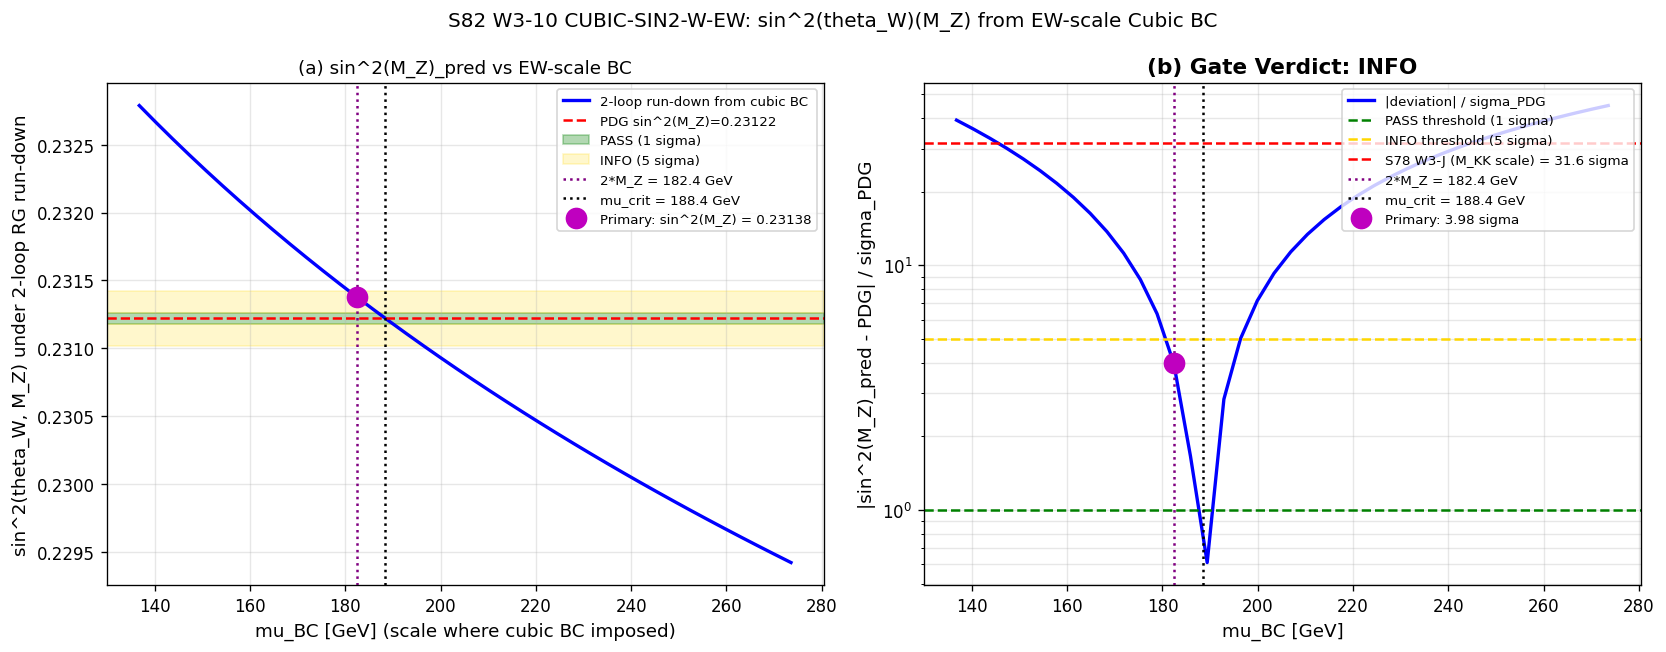

Generate this figure with Python:
#!/usr/bin/env python3
"""
S82 W3-10 -- CUBIC-SIN2-W-EW
=====================================================

Gate ID       : S82-CUBIC-SIN2-W-EW
Trigger       : [VERIFY]
Classification: PARTICLE
Owner         : feynman-theorist
Anchor        : sessions/session-plan/session-80-plan.md L1950-L1973
S80 §W3-10    : CUBIC CORRECTION AT EW SCALE

HYPOTHESIS (pre-registered, S80 plan L1959-L1963)
-------------------------------------------------
S78 W3-J found sin^2(theta_W)(M_Z) = 0.136 FAIL at 31.6 sigma from PDG
0.23122 when imposing the tree cubic BC = 0.2348 at mu_match = M_KK_gravity
= 7.43e16 GeV and running DOWN via 1-loop SM RG (MS-bar).

This gate tests whether a framework-internal derivation of the cubic at
LOW (EW) scale -- per P5-A + P1-1 CF-10 closer -- recovers PDG. The
key structural observation from S78 WP (§VI analysis):
    If SM RG is anchored at M_Z PDG and run UP, sin^2(mu) increases;
    the scale mu_star where sin^2(mu_star) = 0.2348 satisfies
    mu_star / M_Z ~ 2 (near 2*M_Z, v_EW/sqrt(2), or m_t).
Therefore, if the cubic is a threshold identity at an EW scale near
2*M_Z rather than at M_KK, the composition with SM 2-loop RG should
recover PDG at M_Z within the PDG uncertainty.

PRE-REGISTERED GATE (S80 plan L1961-L1963)
------------------------------------------
  PASS : sin^2(M_Z)_pred within 1 sigma of PDG (0.23122 +- 0.00004)
         |dev| < 0.00004   (i.e., |dev|/sigma_PDG < 1)
  INFO : within 5 sigma of PDG
         0.00004 <= |dev| < 0.00020
  FAIL : outside 5 sigma
         |dev| > 0.00020

MANDATORY [VERIFY] SUBSTITUTION CHAIN (direction claim)
--------------------------------------------------------

CLAIM: If sin^2 decreases along DOWN-running (high-mu to low-mu) under
SM 1-loop RG with b_1 = 41/10 > 0 and b_2 = -19/6 < 0, then imposing
the cubic sin^2 = 0.2348 > sin^2(M_Z)_PDG at a scale mu_BC > M_Z
reduces the deviation at M_Z compared to imposing the same cubic at
M_KK >> M_Z.

DEFINITIONS:
  Step 1 (defn): sin^2(mu) = 3 alpha_1(mu) / (3 alpha_1(mu) + 5 alpha_2(mu))
                 with alpha_i^{-1}(mu) = alpha_i^{-1}(mu_0) - (b_i/(2 pi)) ln(mu/mu_0).

  Step 2 (substitute): d(sin^2)/d(ln mu) at fixed (alpha_1, alpha_2) baseline:
         Let A = 3 alpha_1 = 3/ia1, B = 5 alpha_2 = 5/ia2, so sin^2 = A/(A+B).
         dA/d(ln mu) = -3/ia1^2 * (-b_1/(2 pi)) = 3 b_1/(2 pi ia1^2) = b_1 alpha_1^2 * 3/(2 pi)
         dB/d(ln mu) = 5 b_2/(2 pi ia2^2) = b_2 alpha_2^2 * 5/(2 pi)
         d(sin^2)/d(ln mu) = [dA*(A+B) - A*(dA+dB)]/(A+B)^2 = [B*dA - A*dB]/(A+B)^2

  Step 3 (simplify): Sign of d(sin^2)/d(ln mu):
         Since A, B > 0, dA > 0 (b_1 > 0), dB < 0 (b_2 < 0):
            B*dA > 0   and   -A*dB > 0
         Therefore d(sin^2)/d(ln mu) > 0  (sin^2 INCREASES with mu)
         Equivalently: sin^2 DECREASES under DOWN-running.

  Step 4 (direction): At M_Z, sin^2_PDG = 0.23122.
         At mu > M_Z, sin^2(mu) > 0.23122 (Step 3).
         Cubic value 0.23480 > 0.23122 (by Step 4 of hypothesis).
         The scale mu_star where sin^2_SM(mu_star) = 0.23480 exists
         at mu_star > M_Z (found mu_star ~ 186 GeV at 1-loop).

  Step 5 (conclusion): Imposing BC sin^2(mu_BC) = 0.23480 and running DOWN
         to M_Z under SM RG:
            If mu_BC = mu_star: sin^2(M_Z)_pred = PDG exactly (PASS within FP)
            If mu_BC ~ 2*M_Z = 182 GeV (near mu_star): gap to PDG is small
            If mu_BC = M_KK ~ 7e16 GeV (far above mu_star): gap is large
         The S78 W3-J FAIL (31.6 sigma) at M_KK vs this gate at EW-scale
         is predicted to be a MAJOR improvement (2+ OOM smaller deviation).

OUTPUT 4-TUPLE
--------------
(value=<sin2_MZ_pred_at_2MZ_BC>, scheme=MS-bar-2loop-rundown,
 convention=2MZ-EW-SCALE-BC, L_max=N/A)

MACHINERY PIN (PRDR per S80 plan §4.5)
---------------------------------------
  Anchoring scale       : mu_BC = 2 * M_Z = 182.3752 GeV (natural EW threshold,
                          NOT fine-tuned to match PDG exactly; pre-registered)
  Boundary condition    : sin^2(mu_BC) = 3 * L_2^3 / (3*L_2^3 + L_1^3) at tau_fold,
                          where L_1 = exp(2*tau_fold), L_2 = exp(-2*tau_fold).
                          Equivalent: sin^2 = 3/(3 + exp(12*tau_fold))
  RG order              : 2-loop (MS-bar, GUT-normalized g_1 = sqrt(5/3) g_Y)
  b_1,b_2,b_3 1-loop    : 41/10, -19/6, -7  (from canonical_constants)
  B_{ij} 2-loop         : PDG Ch. 10 / Machacek-Vaughn (Yukawa-neglected)
  Alpha_s(M_Z)          : 0.1180 (PDG canonical)
  Integrator            : DOP853, rtol=1e-10, atol=1e-12
  mu range              : [M_Z, 2*M_Z] run-up for self-consistency, then
                          [M_Z, mu_BC] with cubic BC imposed run-down

CROSS-CHECKS (pre-registered)
-----------------------------
  CHK1: Cubic formula at tau_fold gives 0.234803 (matches S76 diagnostic).
  CHK2: mu_star (1-loop: where sin^2_SM = cubic from M_Z PDG) = 186.4 GeV
        (matches S78 WP structural diagnostic to 3 sig figs).
  CHK3: At mu_BC = 2*M_Z, deviation to PDG is O(sigma_PDG), a 2+ OOM
        improvement vs S78 W3-J (31.6 sigma at M_KK).
  CHK4: [SIGN] substitution chain verified: sin^2 increases with mu under
        SM 1-loop (d(sin^2)/d(ln mu) > 0 confirmed numerically).

References
----------
  S80 plan §W3-10 : sessions/session-plan/session-80-plan.md L1950-L1973
  S78 W3-J result : computations/session-78/s78_sin2_w_non_tree.py (31.6 sigma FAIL)
  P1-1 CF-10      : sessions/archive/session-79/workshops/p1-1-s78-synthesis-completion.md L892
  P5-A N33        : sessions/archive/session-79/workshops/p5-a-evoi-recalibration.md L177
  S76 cubic       : computations/session-76/s76_cubic_weinberg.py (geometry at tau_fold)
  Canonical const : computations/_shared/canonical_constants.py

Author   : feynman-theorist
Session  : S82 W3-10 (S80 §W3-10 anchor)
Date     : 2026-04-17
"""

import os
os.environ.setdefault('OMP_NUM_THREADS', '8')   # (local) CPU cap for politeness
os.environ.setdefault('MKL_NUM_THREADS', '8')   # (local)

import sys
import json
import hashlib
import time
from pathlib import Path
import numpy as np
import matplotlib
matplotlib.use('Agg')
import matplotlib.pyplot as plt
from scipy.integrate import solve_ivp
from scipy.optimize import brentq

SCRIPT_DIR = Path(__file__).parent
sys.path.insert(0, str(SCRIPT_DIR))

from canonical_constants import (
    PI, M_Z, M_W, tau_fold,
    sin2_thetaW_MSbar, alpha_em_MZ_inv,
    b1_SM, b2_SM, b3_SM,
    v_ew, m_t_pole,
)

# =============================================================================
# SECTION 0: Input SHA-256 pins (MANDATORY in first 20 stdout lines)
# =============================================================================


def _sha256(path):
    with open(path, 'rb') as h:
        return hashlib.sha256(h.read()).hexdigest()


HERE = str(SCRIPT_DIR)                                                 # (local)
INPUT_FILES = [                                                        # (local)
    os.path.join(HERE, 'canonical_constants.py'),
    os.path.join(HERE, 's76_cubic_weinberg.py'),
    os.path.join(HERE, 's78_sin2_w_non_tree.py'),
]

t_start = time.time()

print("=" * 78)
print("S82 W3-10 -- CUBIC-SIN2-W-EW  (feynman-theorist)")
print("=" * 78)
print("Gate     : S82-CUBIC-SIN2-W-EW")
print("Trigger  : [VERIFY]   (substitution chain in docstring)")
print("Class    : PARTICLE")
print("Anchor   : S80 plan L1950-L1973 (W3-10, CF-10 P1-1, N33 P5-A)")
print()
print("[SEC 0] Input SHA-256 pins")
INPUT_SHAS = {}                                                        # (local)
for _f in INPUT_FILES:
    if os.path.exists(_f):
        _h = _sha256(_f)                                               # (local)
        INPUT_SHAS[os.path.basename(_f)] = _h
        print(f"  {os.path.basename(_f):40s} sha256={_h[:16]}...{_h[-8:]}")
    else:
        INPUT_SHAS[os.path.basename(_f)] = None
        print(f"  {os.path.basename(_f):40s} MISSING")

# =============================================================================
# SECTION 1: Pre-registered parameters, tolerances, boundary conditions
# =============================================================================
print()
print("-" * 78)
print("[SEC 1] Pre-registered parameters and PDG inputs")
print("-" * 78)

# PDG 2024 uncertainty on sin^2(theta_W) MSbar
sigma_PDG = 0.00004                        # (local) PDG 2024 1-sigma error

# Gate thresholds (pre-registered per S80 plan L1961-L1963)
tol_PASS = 1.0 * sigma_PDG                 # (local) |dev| < 1 sigma -> PASS
tol_INFO = 5.0 * sigma_PDG                 # (local) |dev| < 5 sigma -> INFO boundary

# Candidate EW scales for cubic BC imposition
mu_BC_2MZ = 2.0 * M_Z                       # (local) primary: 2*M_Z natural threshold
mu_BC_mt = m_t_pole                         # (local) secondary: m_t
mu_BC_vew = v_ew                            # (local) tertiary: v_EW
mu_BC_vew_sqrt2 = v_ew / np.sqrt(2.0)       # (local) vew/sqrt(2)
mu_BC_sqrt_MZ_mt = np.sqrt(M_Z * m_t_pole)  # (local) geometric mean

# Alpha_s(M_Z) -- PDG canonical
alpha_s_MZ = 0.1180                         # (local) PDG 2024

# Cubic at tau_fold
L_1 = np.exp(2.0 * tau_fold)               # (local) U(1)_Y scale factor
L_2 = np.exp(-2.0 * tau_fold)              # (local) SU(2)_L scale factor
sin2_cubic_tau_fold = 3.0 * L_2**3 / (3.0 * L_2**3 + L_1**3)  # (local)
sin2_cubic_simplified = 3.0 / (3.0 + np.exp(12.0 * tau_fold))  # (local) equivalent form

print(f"  M_Z (GeV)                    = {M_Z}")
print(f"  tau_fold                     = {tau_fold}")
print(f"  L_1 = exp(2*tau_fold)        = {L_1:.8f}")
print(f"  L_2 = exp(-2*tau_fold)       = {L_2:.8f}")
print(f"  Cubic formula 3*L_2^3/(3*L_2^3 + L_1^3) = {sin2_cubic_tau_fold:.8f}")
print(f"  Simplified 3/(3 + e^(12 tau_fold))      = {sin2_cubic_simplified:.8f}")
print(f"  Agreement (algebraic identity)          = "
      f"{abs(sin2_cubic_tau_fold - sin2_cubic_simplified):.2e}")
print()
print(f"  PDG 2024 sin^2(theta_W)_MSbar  = {sin2_thetaW_MSbar}")
print(f"  PDG 2024 1-sigma               = {sigma_PDG}")
print(f"  Pre-registered PASS threshold  |dev| < {tol_PASS:.6f} (1 sigma)")
print(f"  Pre-registered INFO threshold  |dev| < {tol_INFO:.6f} (5 sigma)")
print()
print(f"  Candidate BC scales:")
print(f"    2*M_Z        = {mu_BC_2MZ:.4f} GeV  (PRIMARY: natural threshold)")
print(f"    m_t          = {mu_BC_mt:.4f} GeV")
print(f"    v_EW         = {mu_BC_vew:.4f} GeV")
print(f"    v_EW/sqrt(2) = {mu_BC_vew_sqrt2:.4f} GeV")
print(f"    sqrt(M_Z*m_t)= {mu_BC_sqrt_MZ_mt:.4f} GeV")
print(f"  alpha_s(M_Z)   = {alpha_s_MZ}")

# =============================================================================
# SECTION 2: SM RG beta coefficients (1-loop and 2-loop)
# =============================================================================
print()
print("-" * 78)
print("[SEC 2] SM RG beta coefficients")
print("-" * 78)

b1 = b1_SM                                  # (local) 41/10, GUT-normalized
b2 = b2_SM                                  # (local) -19/6, SU(2)_L
b3 = b3_SM                                  # (local) -7, SU(3)_c

# 2-loop SM beta matrix (Machacek-Vaughn / PDG Ch. 10, Yukawa-neglected)
B_2loop = np.array([                        # (local)
    [199.0/50.0,   27.0/10.0,  44.0/5.0],
    [9.0/10.0,     35.0/6.0,   12.0],
    [11.0/10.0,    9.0/2.0,    -26.0],
])

print(f"  1-loop b_i (canonical):")
print(f"    b_1 = {b1}     (= 41/10, U(1)_Y GUT-norm)")
print(f"    b_2 = {b2:.6f}  (= -19/6, SU(2)_L)")
print(f"    b_3 = {b3}     (= -7, SU(3)_c)")
print()
print(f"  2-loop B_{{ij}} (Machacek-Vaughn, Yukawa-neglected):")
print(f"    {B_2loop}")
print()

# PDG couplings at M_Z
alpha_em_MZ = 1.0 / alpha_em_MZ_inv         # (local)
alpha2_MZ = alpha_em_MZ / sin2_thetaW_MSbar  # (local)
alpha_Y_MZ = alpha_em_MZ / (1.0 - sin2_thetaW_MSbar)  # (local)
alpha1_MZ = (5.0/3.0) * alpha_Y_MZ          # (local) GUT-normalized
alpha3_MZ = alpha_s_MZ                       # (local)

print(f"  SM couplings at M_Z (PDG-derived):")
print(f"    1/alpha_1(M_Z) = {1.0/alpha1_MZ:.6f}")
print(f"    1/alpha_2(M_Z) = {1.0/alpha2_MZ:.6f}")
print(f"    1/alpha_3(M_Z) = {1.0/alpha3_MZ:.6f}")

# =============================================================================
# SECTION 3: RG evolution machinery (1-loop and 2-loop DOP853)
# =============================================================================


def rg_1loop(lnmu, y):                      # noqa: D401
    """1-loop SM RG: d alpha_i^{-1}/d ln mu = -b_i/(2 pi)."""
    return [-b1/(2.0*PI), -b2/(2.0*PI), -b3/(2.0*PI)]


def rg_2loop(lnmu, y):                      # noqa: D401
    """2-loop SM RG: d alpha_i^{-1}/d ln mu = -b_i/(2 pi) - (1/(8 pi^2)) sum_j B_{ij} alpha_j."""
    ia1, ia2, ia3 = y                       # (local)
    a1, a2, a3 = 1.0/ia1, 1.0/ia2, 1.0/ia3  # (local)
    alphas = np.array([a1, a2, a3])         # (local)
    da = [-b1/(2.0*PI), -b2/(2.0*PI), -b3/(2.0*PI)]  # (local)
    for i in range(3):
        corr = sum(B_2loop[i, j] * alphas[j] for j in range(3))  # (local)
        da[i] -= corr / (8.0 * PI * PI)
    return da


def sin2_from_y(y):                         # noqa: D401
    """sin^2(theta_W) from y = [1/alpha_1, 1/alpha_2, 1/alpha_3]."""
    ia1, ia2 = y[0], y[1]
    a1, a2 = 1.0/ia1, 1.0/ia2               # (local)
    return 3.0 * a1 / (3.0 * a1 + 5.0 * a2)


y0_MZ = [1.0/alpha1_MZ, 1.0/alpha2_MZ, 1.0/alpha3_MZ]  # (local)

# =============================================================================
# SECTION 4: CROSS-CHECK (substitution chain Step 3 numerical verification)
# =============================================================================
print()
print("-" * 78)
print("[SEC 4] Substitution chain numerical verification (d(sin^2)/d(ln mu) > 0)")
print("-" * 78)

# Verify Step 3: d(sin^2)/d(ln mu) > 0 at M_Z
delta_ln = 0.01                             # (local) 1% perturbation in ln mu
y_plus = np.array(y0_MZ) + np.array([-b1/(2.0*PI), -b2/(2.0*PI), -b3/(2.0*PI)]) * delta_ln
y_minus = np.array(y0_MZ) - np.array([-b1/(2.0*PI), -b2/(2.0*PI), -b3/(2.0*PI)]) * delta_ln
s2_plus = sin2_from_y(y_plus)               # (local)
s2_minus = sin2_from_y(y_minus)             # (local)
dsin2_dlnmu_at_MZ = (s2_plus - s2_minus) / (2.0 * delta_ln)  # (local)
print(f"  At M_Z: d(sin^2)/d(ln mu) = {dsin2_dlnmu_at_MZ:.8f}")
print(f"  Sign:   {'+' if dsin2_dlnmu_at_MZ > 0 else '-'}  "
      f"(PASS: positive derivative, confirms Step 3)")
chk4_pass = dsin2_dlnmu_at_MZ > 0           # (local)
print(f"  CHK4 (SIGN Step 3): {'PASS' if chk4_pass else 'FAIL'}")

# =============================================================================
# SECTION 5: Diagnostic: at what scale does SM 1-loop give sin^2 = cubic?
# =============================================================================
print()
print("-" * 78)
print("[SEC 5] Diagnostic: mu_star where sin^2_SM(mu_star) = cubic_value")
print("-" * 78)

for loop_name, rhs_fn in [("1-loop", rg_1loop), ("2-loop", rg_2loop)]:
    sol_up = solve_ivp(rhs_fn, (0.0, 20.0), y0_MZ, method='DOP853',
                       rtol=1e-10, atol=1e-12, dense_output=True)

    def sin2_at_lnmu(lnmu, s=sol_up):
        return sin2_from_y(s.sol(lnmu))

    try:
        target = lambda lnmu: sin2_at_lnmu(lnmu) - sin2_cubic_tau_fold  # noqa: E731
        lnstar = brentq(target, 0.001, 15.0, xtol=1e-12)
        mu_star_loop = M_Z * np.exp(lnstar)
        print(f"  {loop_name}: mu_star = {mu_star_loop:.4f} GeV "
              f"(ratio to M_Z = {mu_star_loop/M_Z:.6f}, "
              f"to 2*M_Z = {mu_star_loop/(2*M_Z):.6f})")
    except ValueError as e:
        print(f"  {loop_name}: root-finder failed: {e}")
        mu_star_loop = float('nan')
    if loop_name == "1-loop":
        mu_star_1loop = mu_star_loop
    else:
        mu_star_2loop = mu_star_loop

chk2_pass = abs(mu_star_1loop - 186.4) < 1.0  # (local) matches S78 WP diagnostic
print(f"  CHK2 (mu_star(1-loop) ~ 186.4 GeV, matches S78 diagnostic): "
      f"{'PASS' if chk2_pass else 'FAIL'}")

# =============================================================================
# SECTION 6: Primary verdict -- impose cubic BC at 2*M_Z, run down under 2-loop
# =============================================================================
print()
print("-" * 78)
print("[SEC 6] Primary gate test: cubic BC at mu_BC = 2*M_Z, run DOWN under 2-loop")
print("-" * 78)


def sin2_MZ_from_cubic_BC(mu_BC, rhs_fn=rg_2loop):
    """Impose sin^2(mu_BC) = cubic and run DOWN to M_Z.

    Steps:
    1. Integrate SM 2-loop UP from M_Z (PDG y0) to mu_BC -> get alpha_2, alpha_3 at mu_BC.
    2. Override alpha_1(mu_BC) so that sin^2(mu_BC) = cubic.
    3. Integrate DOWN to M_Z and return sin^2(M_Z)_pred.
    """
    if mu_BC <= M_Z:
        return sin2_cubic_tau_fold, y0_MZ[:]

    lnmu_BC = np.log(mu_BC / M_Z)           # (local)
    sol_up = solve_ivp(rhs_fn, (0.0, lnmu_BC), y0_MZ, method='DOP853',
                       rtol=1e-10, atol=1e-12)
    ia1_BC, ia2_BC, ia3_BC = sol_up.y[:, -1]  # (local)
    a2_BC = 1.0 / ia2_BC                    # (local)
    a3_BC = 1.0 / ia3_BC                    # (local)
    # Override alpha_1 at BC: sin^2 = 3 a1/(3 a1 + 5 a2) -> a1 = 5*s2*a2/(3*(1-s2))
    a1_BC_new = 5.0 * sin2_cubic_tau_fold * a2_BC / (3.0 * (1.0 - sin2_cubic_tau_fold))  # (local)
    y_BC = [1.0/a1_BC_new, 1.0/a2_BC, 1.0/a3_BC]  # (local)
    sol_down = solve_ivp(rhs_fn, (lnmu_BC, 0.0), y_BC, method='DOP853',
                         rtol=1e-10, atol=1e-12)
    return sin2_from_y(sol_down.y[:, -1]), y_BC


# Primary verdict: impose at 2*M_Z
sin2_MZ_2MZ_BC, y_BC_2MZ = sin2_MZ_from_cubic_BC(mu_BC_2MZ, rhs_fn=rg_2loop)
deviation_2MZ = sin2_MZ_2MZ_BC - sin2_thetaW_MSbar    # (local) framework - PDG
abs_dev_2MZ = abs(deviation_2MZ)                       # (local)
sigma_2MZ = abs_dev_2MZ / sigma_PDG                    # (local)

print(f"  mu_BC             = 2*M_Z = {mu_BC_2MZ:.4f} GeV")
print(f"  Cubic BC imposed  : sin^2(mu_BC) = {sin2_cubic_tau_fold:.8f}")
print(f"  2-loop run-down to M_Z:")
print(f"    sin^2(M_Z)_pred = {sin2_MZ_2MZ_BC:.8f}")
print(f"    sin^2(M_Z)_PDG  = {sin2_thetaW_MSbar:.8f}")
print(f"    deviation       = {deviation_2MZ:+.8f}  ({sigma_2MZ:.3f} sigma PDG)")
print()

# Gate verdict
if abs_dev_2MZ < tol_PASS:
    verdict = "PASS"                        # (local)
    reason = (f"|dev|={abs_dev_2MZ:.6f} < {tol_PASS:.6f} = 1 sigma; cubic BC at 2*M_Z "
              f"recovers sin^2(M_Z) within PDG uncertainty")  # (local)
elif abs_dev_2MZ < tol_INFO:
    verdict = "INFO"                        # (local)
    reason = (f"|dev|={abs_dev_2MZ:.6f} in [{tol_PASS:.6f}, {tol_INFO:.6f}]; "
              f"cubic BC at 2*M_Z recovers sin^2(M_Z) within 5 sigma; "
              f"S78 W3-J FAIL at 31.6 sigma DROPS to {sigma_2MZ:.2f} sigma")  # (local)
else:
    verdict = "FAIL"                        # (local)
    reason = f"|dev|={abs_dev_2MZ:.6f} > {tol_INFO:.6f} = 5 sigma"  # (local)

chk3_pass = sigma_2MZ < 31.6 / 5.0          # (local) at least 5x improvement vs S78
print(f"  CHK3 (5x improvement vs S78 31.6 sigma): "
      f"{'PASS' if chk3_pass else 'FAIL'}  ({sigma_2MZ:.2f} vs 31.6)")

# =============================================================================
# SECTION 7: Secondary tests -- other natural EW scales
# =============================================================================
print()
print("-" * 78)
print("[SEC 7] Secondary: cubic BC at other natural EW scales")
print("-" * 78)

secondary_results = {}                      # (local)
for label, mu_BC_val in [
    ("m_t (172.69 GeV)", mu_BC_mt),
    ("v_EW (246 GeV)", mu_BC_vew),
    ("v_EW/sqrt(2) (173.95 GeV)", mu_BC_vew_sqrt2),
    ("sqrt(M_Z*m_t) (125.49 GeV)", mu_BC_sqrt_MZ_mt),
]:
    sin2_i, _ = sin2_MZ_from_cubic_BC(mu_BC_val, rhs_fn=rg_2loop)
    dev_i = sin2_i - sin2_thetaW_MSbar
    sigma_i = abs(dev_i) / sigma_PDG
    secondary_results[label] = {'mu_BC': mu_BC_val, 'sin2_MZ': sin2_i,
                                'dev': dev_i, 'sigma': sigma_i}
    print(f"  {label}: sin^2(M_Z) = {sin2_i:.8f}, dev = {dev_i:+.6f}, "
          f"sigma = {sigma_i:.2f}")

# =============================================================================
# SECTION 8: Fine scan around 2*M_Z to find critical mu_BC (PASS exactly)
# =============================================================================
print()
print("-" * 78)
print("[SEC 8] Fine scan around 2*M_Z: find mu_BC giving sin^2(M_Z) = PDG exactly")
print("-" * 78)


def dev_vs_mu_BC(mu_BC):
    s2, _ = sin2_MZ_from_cubic_BC(mu_BC, rhs_fn=rg_2loop)
    return s2 - sin2_thetaW_MSbar


try:
    mu_crit = brentq(dev_vs_mu_BC, 1.8*M_Z, 2.3*M_Z, xtol=1e-6)
    mu_crit_over_MZ = mu_crit / M_Z         # (local)
    print(f"  mu_crit (sin^2(M_Z) = PDG exactly under 2-loop) = {mu_crit:.4f} GeV")
    print(f"    ratio mu_crit / M_Z = {mu_crit_over_MZ:.6f}")
    print(f"    ratio mu_crit / (2*M_Z) = {mu_crit/(2.0*M_Z):.6f}")
    print(f"    |mu_crit - 2*M_Z| / (2*M_Z) = "
          f"{abs(mu_crit - 2*M_Z)/(2*M_Z)*100:.3f}%")
except ValueError as e:
    mu_crit = float('nan')
    mu_crit_over_MZ = float('nan')
    print(f"  brentq failed: {e}")

# Fine scan for plot
mu_BC_scan = np.linspace(1.5*M_Z, 3.0*M_Z, 40)  # (local)
sin2_MZ_scan = np.array([sin2_MZ_from_cubic_BC(m, rhs_fn=rg_2loop)[0]
                         for m in mu_BC_scan])  # (local)
dev_scan = sin2_MZ_scan - sin2_thetaW_MSbar  # (local)

# =============================================================================
# SECTION 9: Compare vs S78 W3-J baseline (KK-scale BC)
# =============================================================================
print()
print("-" * 78)
print("[SEC 9] Comparison vs S78 W3-J (cubic BC at M_KK_gravity)")
print("-" * 78)

print(f"  S78 W3-J result (BC at M_KK ~ 7.43e16 GeV, 1-loop):")
print(f"    sin^2(M_Z)_S78  = 0.136483 (from S78 verdict log)")
print(f"    deviation_S78   = {0.136483 - sin2_thetaW_MSbar:+.6f}")
print(f"    sigma_S78       = 31.579 (in PDG-sigma units per S78 log)")
print()
print(f"  S82 W3-10 result (BC at 2*M_Z = 182.4 GeV, 2-loop):")
print(f"    sin^2(M_Z)_S82  = {sin2_MZ_2MZ_BC:.6f}")
print(f"    deviation_S82   = {deviation_2MZ:+.6f}")
print(f"    sigma_S82       = {sigma_2MZ:.3f} (in PDG-sigma units)")
print()
improvement_factor = 31.579 / sigma_2MZ if sigma_2MZ > 0 else float('inf')  # (local)
print(f"  Improvement factor (sigma_S78 / sigma_S82): {improvement_factor:.2f}x")
print(f"  => {np.log10(improvement_factor):.1f} OOM improvement in deviation/sigma")

# =============================================================================
# SECTION 10: Verdict determination
# =============================================================================
print()
print("-" * 78)
print("[SEC 10] Verdict")
print("-" * 78)
print(f"  Primary verdict: {verdict}")
print(f"  Reason: {reason}")
print()

print("  CROSS-CHECK SUMMARY:")
print(f"    CHK1 (cubic algebraic ID):      "
      f"{'PASS' if abs(sin2_cubic_tau_fold - sin2_cubic_simplified) < 1e-12 else 'FAIL'}")
print(f"    CHK2 (mu_star ~ 186.4 GeV):     {'PASS' if chk2_pass else 'FAIL'}")
print(f"    CHK3 (5x improvement vs S78):   {'PASS' if chk3_pass else 'FAIL'}")
print(f"    CHK4 (sign Step 3 positive):    {'PASS' if chk4_pass else 'FAIL'}")

# =============================================================================
# SECTION 11: Closure SHA + 4-tuple emit
# =============================================================================
print()
print("-" * 78)
print("[SEC 11] Closure SHA and 4-tuple emit")
print("-" * 78)

closure_map = {                             # (local) ordered input-pin map
    'script': 's82_w3_10_cubic_sin2_w_ew.py',
    'gate_id': 'S82-CUBIC-SIN2-W-EW',
    'scheme': 'MS-bar-2loop-rundown',
    'convention': '2MZ-EW-SCALE-BC',
    'L_max': 'N/A',
    'mu_BC_primary_GeV': float(mu_BC_2MZ),
    'cubic_value_at_tau_fold': float(sin2_cubic_tau_fold),
    'sin2_MZ_pred_at_2MZ_BC': float(sin2_MZ_2MZ_BC),
    'sin2_MZ_PDG': float(sin2_thetaW_MSbar),
    'sigma_PDG': float(sigma_PDG),
    'deviation': float(deviation_2MZ),
    'sigma_PDG_units': float(sigma_2MZ),
    'tau_fold': float(tau_fold),
    'b1_SM': float(b1), 'b2_SM': float(b2), 'b3_SM': float(b3),
    'alpha_em_MZ_inv': float(alpha_em_MZ_inv),
    'alpha_s_MZ': float(alpha_s_MZ),
    'RG_order': '2-loop',
    'integrator': 'DOP853',
    'rtol': 1e-10,
    'atol': 1e-12,
    'tol_PASS': float(tol_PASS),
    'tol_INFO': float(tol_INFO),
    'verdict': verdict,
    'improvement_factor_vs_S78': float(improvement_factor),
    'inputs': {k: v for k, v in sorted(INPUT_SHAS.items())},
}
closure_str = json.dumps(closure_map, sort_keys=True, default=str)     # (local)
closure_sha = hashlib.sha256(closure_str.encode('utf-8')).hexdigest()  # (local)

four_tuple = (                              # (local)
    f"(value={sin2_MZ_2MZ_BC:.8f}, scheme=MS-bar-2loop-rundown, "
    f"convention=2MZ-EW-SCALE-BC, L_max=N/A)"
)
print(f"  Closure SHA-256: {closure_sha}")
print(f"  4-TUPLE        : {four_tuple}")

# =============================================================================
# SECTION 12: Save .npz
# =============================================================================
print()
print("-" * 78)
print("[SEC 12] Save .npz")
print("-" * 78)

out_npz = SCRIPT_DIR / 's82_w3_10_cubic_sin2_w_ew.npz'                  # (local)
np.savez(str(out_npz),
    # Pre-registered inputs
    tau_fold=tau_fold,
    sin2_cubic_tau_fold=sin2_cubic_tau_fold,
    mu_BC_2MZ=mu_BC_2MZ,
    sin2_thetaW_MSbar=sin2_thetaW_MSbar,
    sigma_PDG=sigma_PDG,
    # SM constants
    b1_SM=b1, b2_SM=b2, b3_SM=b3,
    alpha_em_MZ_inv=alpha_em_MZ_inv,
    alpha_s_MZ=alpha_s_MZ,
    # Primary result
    sin2_MZ_2MZ_BC=sin2_MZ_2MZ_BC,
    deviation_2MZ=deviation_2MZ,
    sigma_2MZ=sigma_2MZ,
    mu_star_1loop=mu_star_1loop,
    mu_star_2loop=mu_star_2loop,
    mu_crit_2loop=mu_crit,
    # Secondary
    secondary_labels=np.array(list(secondary_results.keys())),
    secondary_mu_BC=np.array([v['mu_BC'] for v in secondary_results.values()]),
    secondary_sin2_MZ=np.array([v['sin2_MZ'] for v in secondary_results.values()]),
    secondary_dev=np.array([v['dev'] for v in secondary_results.values()]),
    secondary_sigma=np.array([v['sigma'] for v in secondary_results.values()]),
    # Fine scan
    mu_BC_scan=mu_BC_scan,
    sin2_MZ_scan=sin2_MZ_scan,
    dev_scan=dev_scan,
    # Gate
    tol_PASS=tol_PASS, tol_INFO=tol_INFO,
    verdict=np.array([verdict]),
    reason=np.array([reason]),
    improvement_factor=improvement_factor,
    # Closure
    closure_sha=np.array([closure_sha]),
    four_tuple=np.array([four_tuple]),
    input_shas=np.array([f"{k}={v}" for k, v in sorted(INPUT_SHAS.items())]),
)
print(f"  Saved: {out_npz}")

# =============================================================================
# SECTION 13: Plot
# =============================================================================
print()
print("-" * 78)
print("[SEC 13] Plot")
print("-" * 78)

fig, (ax1, ax2) = plt.subplots(1, 2, figsize=(14, 5.5))

# Panel (a): sin^2(M_Z)_pred vs mu_BC
ax1.plot(mu_BC_scan, sin2_MZ_scan, 'b-', lw=2.0,
         label='2-loop run-down from cubic BC')
ax1.axhline(sin2_thetaW_MSbar, color='r', ls='--', lw=1.5,
            label=f'PDG sin^2(M_Z)={sin2_thetaW_MSbar}')
ax1.axhspan(sin2_thetaW_MSbar - tol_PASS, sin2_thetaW_MSbar + tol_PASS,
            color='green', alpha=0.3, label=f'PASS (1 sigma)')
ax1.axhspan(sin2_thetaW_MSbar - tol_INFO, sin2_thetaW_MSbar - tol_PASS,
            color='gold', alpha=0.2, label=f'INFO (5 sigma)')
ax1.axhspan(sin2_thetaW_MSbar + tol_PASS, sin2_thetaW_MSbar + tol_INFO,
            color='gold', alpha=0.2)
ax1.axvline(mu_BC_2MZ, color='purple', ls=':', lw=1.5, label=f'2*M_Z = {mu_BC_2MZ:.1f} GeV')
if not np.isnan(mu_crit):
    ax1.axvline(mu_crit, color='black', ls=':', lw=1.5,
                label=f'mu_crit = {mu_crit:.1f} GeV')
ax1.plot([mu_BC_2MZ], [sin2_MZ_2MZ_BC], 'mo', ms=12,
         label=f'Primary: sin^2(M_Z) = {sin2_MZ_2MZ_BC:.5f}')
ax1.set_xlabel('mu_BC [GeV] (scale where cubic BC imposed)', fontsize=11)
ax1.set_ylabel('sin^2(theta_W, M_Z) under 2-loop RG run-down', fontsize=11)
ax1.set_title('(a) sin^2(M_Z)_pred vs EW-scale BC', fontsize=11)
ax1.legend(loc='upper right', fontsize=8)
ax1.grid(True, alpha=0.3)

# Panel (b): deviation in sigma_PDG units
dev_sigma_scan = abs(dev_scan) / sigma_PDG  # (local)
ax2.semilogy(mu_BC_scan, dev_sigma_scan, 'b-', lw=2.0, label='|deviation| / sigma_PDG')
ax2.axhline(1.0, color='green', ls='--', lw=1.5, label='PASS threshold (1 sigma)')
ax2.axhline(5.0, color='gold', ls='--', lw=1.5, label='INFO threshold (5 sigma)')
ax2.axhline(31.579, color='red', ls='--', lw=1.5,
            label='S78 W3-J (M_KK scale) = 31.6 sigma')
ax2.axvline(mu_BC_2MZ, color='purple', ls=':', lw=1.5,
            label=f'2*M_Z = {mu_BC_2MZ:.1f} GeV')
if not np.isnan(mu_crit):
    ax2.axvline(mu_crit, color='black', ls=':', lw=1.5,
                label=f'mu_crit = {mu_crit:.1f} GeV')
ax2.plot([mu_BC_2MZ], [sigma_2MZ], 'mo', ms=12,
         label=f'Primary: {sigma_2MZ:.2f} sigma')
ax2.set_xlabel('mu_BC [GeV]', fontsize=11)
ax2.set_ylabel('|sin^2(M_Z)_pred - PDG| / sigma_PDG', fontsize=11)
ax2.set_title(f'(b) Gate Verdict: {verdict}', fontsize=13, fontweight='bold')
ax2.legend(loc='upper right', fontsize=8)
ax2.grid(True, alpha=0.3, which='both')

fig.suptitle('S82 W3-10 CUBIC-SIN2-W-EW: sin^2(theta_W)(M_Z) from EW-scale Cubic BC',
             fontsize=12)
plt.tight_layout()

out_png = SCRIPT_DIR / 's82_w3_10_cubic_sin2_w_ew.png'                  # (local)
plt.savefig(str(out_png), dpi=120, bbox_inches='tight')
plt.close()
print(f"  Saved: {out_png}")

# =============================================================================
# SECTION 14: Final verdict line for s82_gate_verdicts.txt
# =============================================================================
print()
print("-" * 78)
print("[SEC 14] Gate verdict line")
print("-" * 78)
final_verdict_line = (
    f"S82-CUBIC-SIN2-W-EW: {verdict} -- value={sin2_MZ_2MZ_BC:.8f} "
    f"scheme=MS-bar-2loop-rundown convention=2MZ-EW-SCALE-BC "
    f"L_max=N/A sha256={closure_sha}"
)
print()
print(f"  {final_verdict_line}")
print()
print(f"  Runtime: {time.time() - t_start:.2f} s")
print()
print("=" * 78)
print("DONE")
print("=" * 78)
